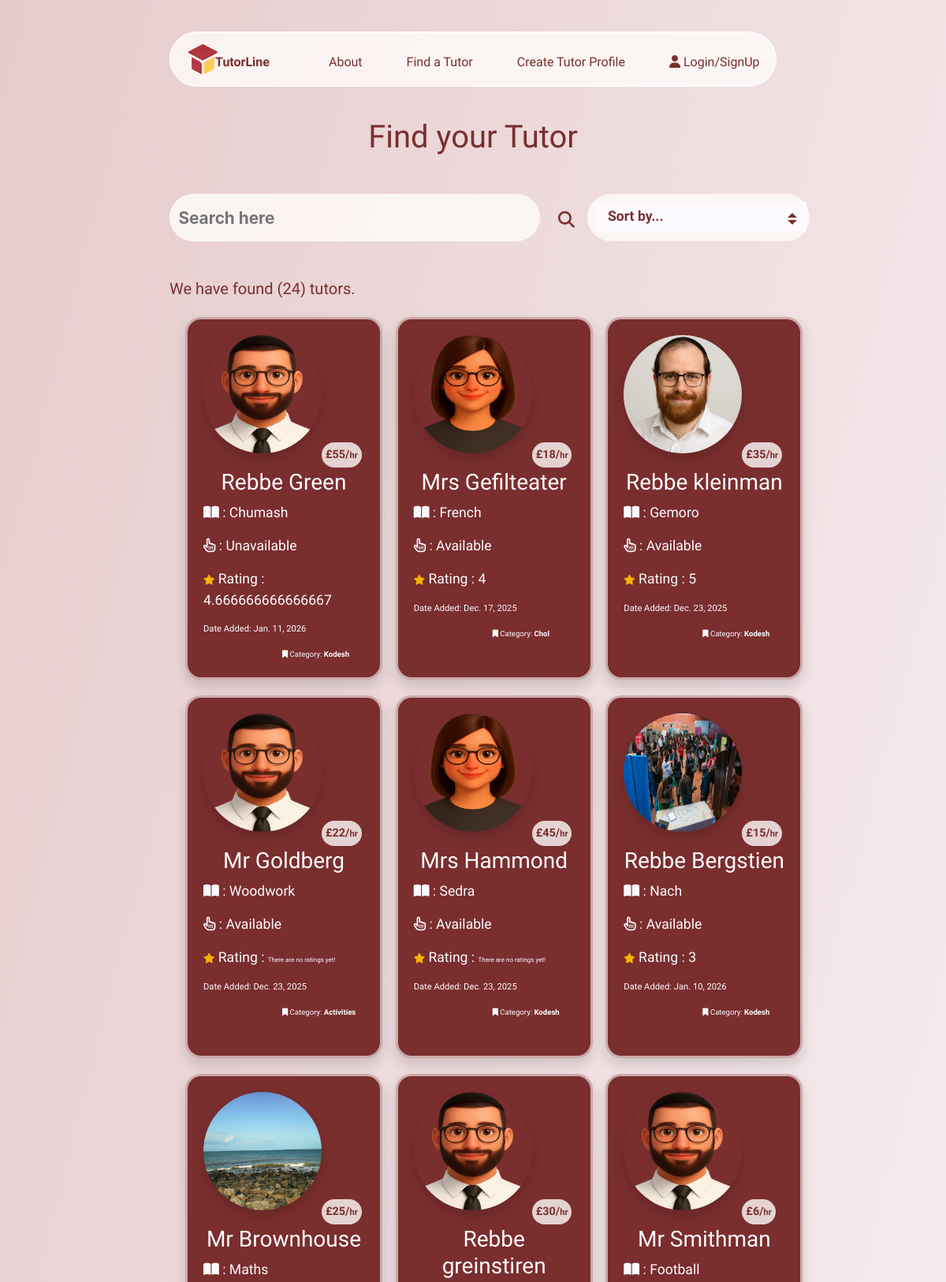
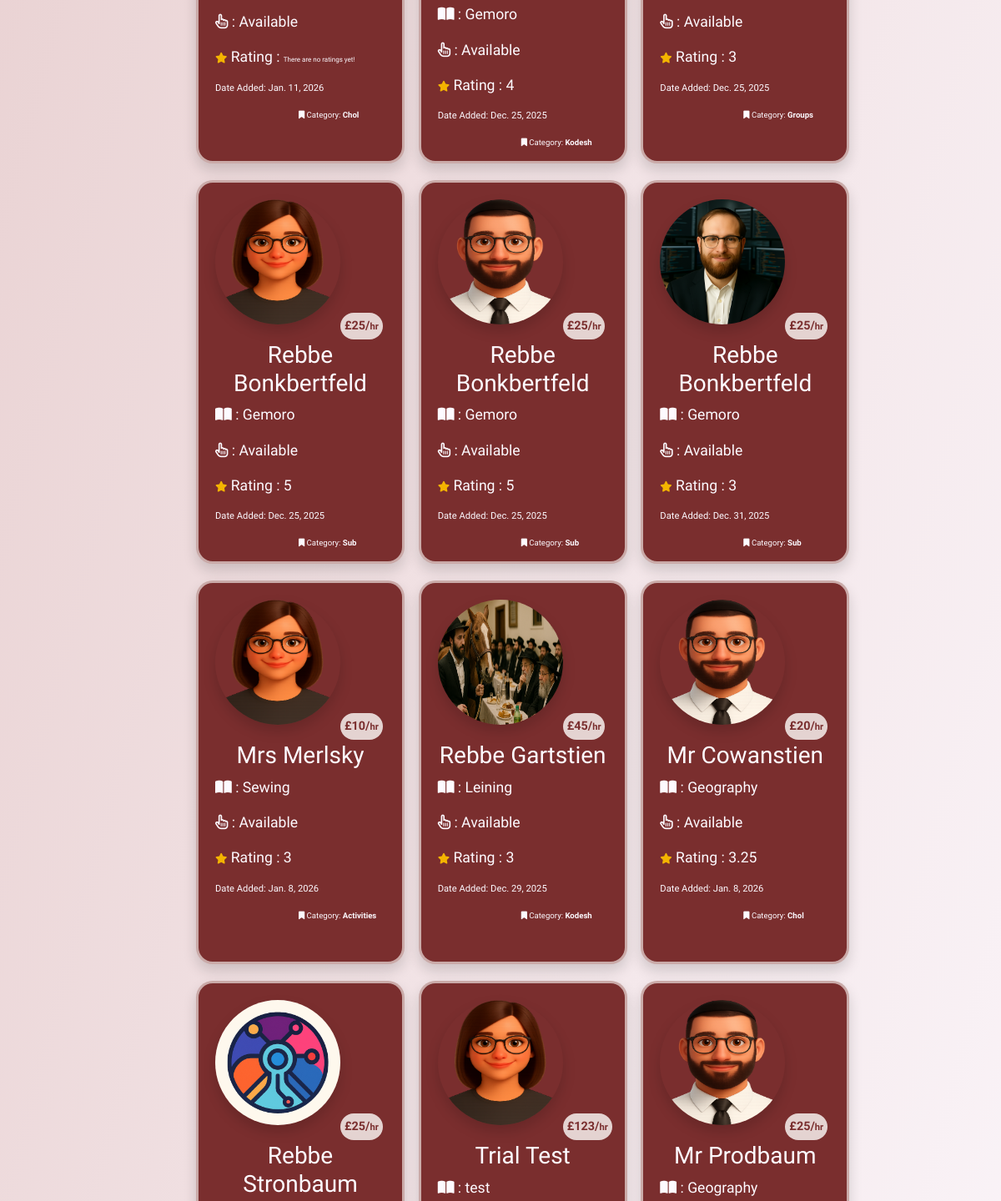
Page /tutors/ (upper part) on the earlier database version (2 pictures, top to bottom).
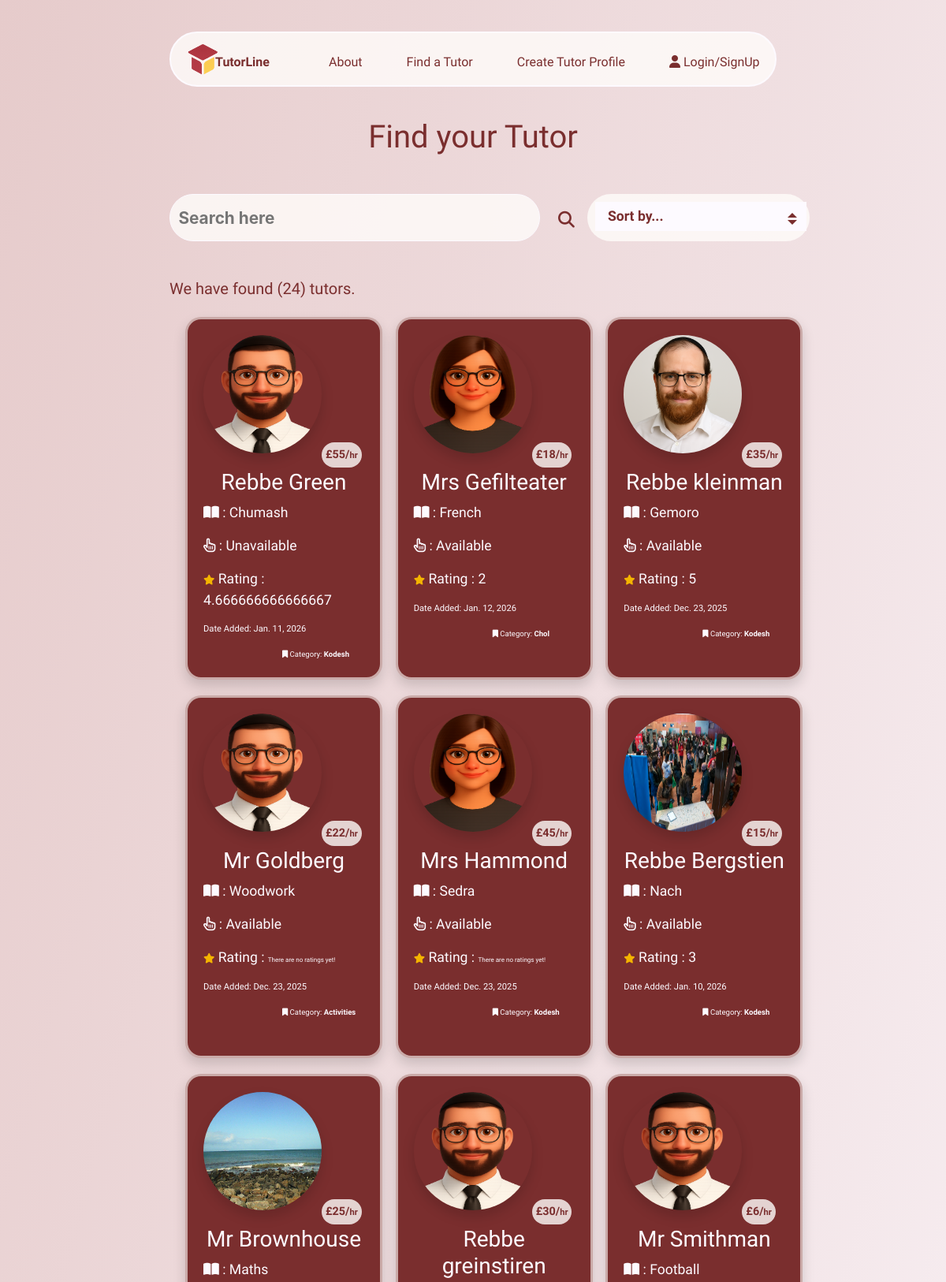
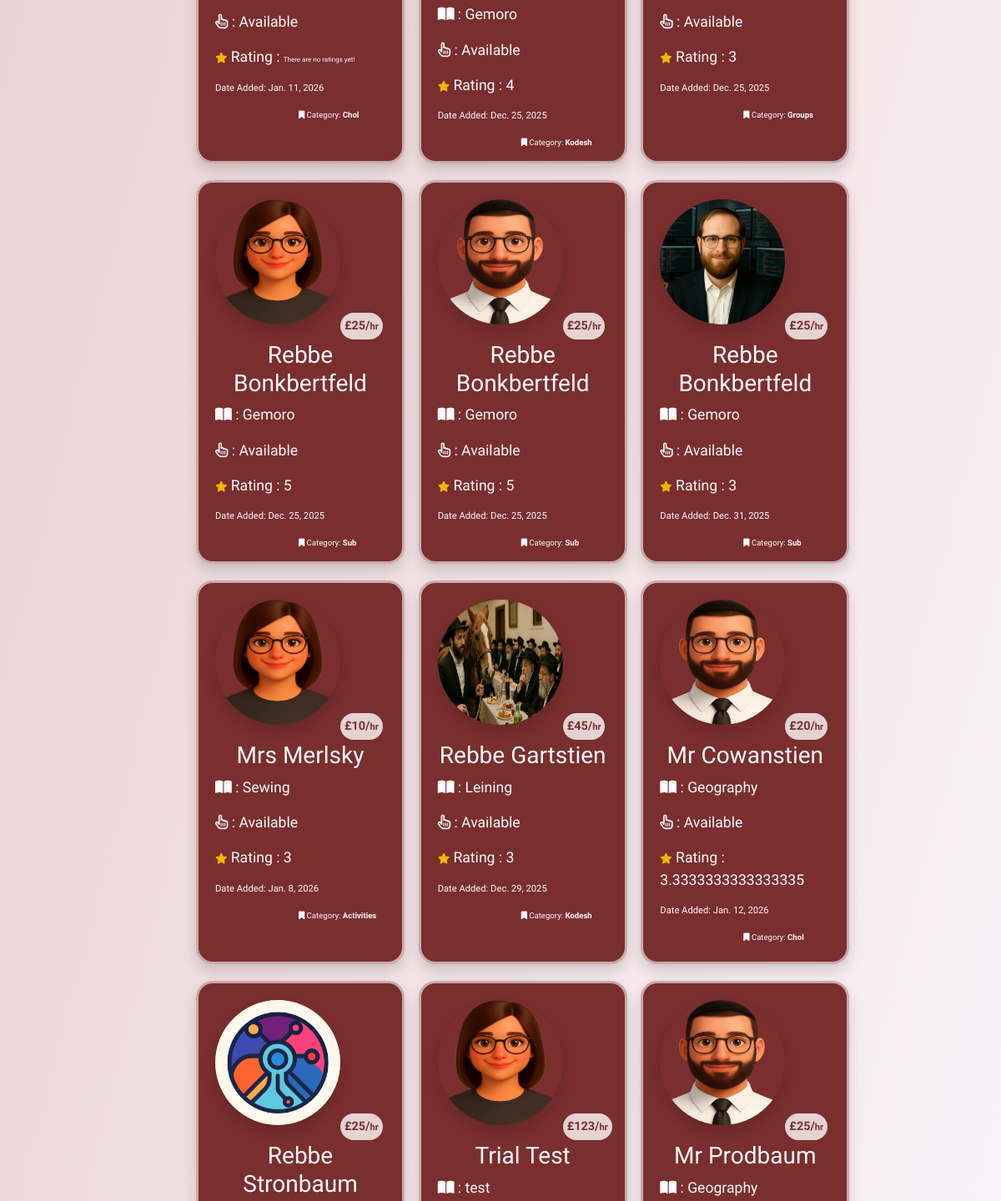
Same page on the later database version (2 pictures, top to bottom).
### tutors/models.py (models this page shows)
class Tutors(models.Model):
    class Meta:
        verbose_name_plural = "Tutors"
    name = models.CharField(max_length=254)
    location = models.ForeignKey('Location', null=True, blank=True,
                                 on_delete=models.SET_NULL)
    category = models.ForeignKey('Category', null=True, blank=True,
                                 on_delete=models.SET_NULL)
    date_added = models.DateField(auto_now=True)
    subject = models.CharField(max_length=254)
    price = models.IntegerField()
    active = models.BooleanField(default=True)
    description = models.TextField()
    email = models.EmailField()
    phone = models.CharField(max_length=14)
    rating = models.FloatField(default=0)
    image = models.ImageField(blank=True, null=True)
    is_male = models.BooleanField()
    color_1 = models.IntegerField(default=rand)
    color_2 = models.IntegerField(default=rand)
    color_3 = models.IntegerField(default=rand)
    def __str__(self):
        return self.name

class Category(models.Model):
    class Meta:
        verbose_name_plural = "Categories"
    name = models.CharField(max_length=254)
    def __str__(self):
        return self.name

### tutors/views.py (the view)
# urls.py: path('tutors/', include('tutors.urls')),
def tutors(request):
    tutors = Tutors.objects.all()
    query = None
    sort = request.GET.get('sort')
    if request.GET:
        if 'q' in request.GET:
            query = request.GET['q']
            queries = Q(name__icontains=query) | Q(subject__icontains=query) | Q(category__name__icontains=query) | Q(location__name__icontains=query)
            tutors = tutors.filter(queries)
    rating_none = tutors.filter(rating=0)
    print(rating_none)
    if sort == "price_low":
        tutors = tutors.order_by('price')
    elif sort == "price_high":
        tutors = tutors.order_by('-price')
    elif sort == "most_recent":
        tutors = tutors.order_by('-date_added')
    elif sort == "highest_rating":
        tutors = tutors.filter(rating__gt=0).order_by('-rating')
    context = {
                'tutors': tutors,
                'search': query,
                }
    return render(request, 'tutors/tutors.html', context)

### tutors/templates/tutors/tutors.html (shortened to what this page needs)
{% extends "base.html" %}
{% load static %}
{% block extracss%}
<link rel="stylesheet" href="{% static 'css/tutors.css' %}">
{% endblock %}
{% block content %}
    <h1>Find your Tutor</h1>
    <div class="container-fluid mt-5">
        <div class="row">
            <div class="col-1 col-md-2"></div>
            <div class="col-10 col-md-5">
                 <form action="{% url 'tutors' %}" method="GET">
                    <div class="search-bar">
                        <input type="text" class="search-input" name="q" placeholder="Search here">
                        <button class="btn" type="submit"><i class="fas fa-search"></i></button>
                    </div>
                 </form>
            </div>
            <div class="col-1 col-md-5">
                <form action="{% url 'tutors' %}" method="GET">
                    <div class="select-box">
                        <select name="sort" onchange="this.form.submit()">
                            <option value="">Sort by...</option>
                        </select>
                    </div>
                </form>
            </div>
        </div>
    </div>
    <section class="mt-5">
        <div class="container-fluid">
            <div class="row search-results">
                <div class="col-1 col-md-2"></div>
                <div class="col-11 col-md-4">
                    <h5>We have found ({{ tutors.count }}) tutor{% if tutors.count == 1 %}{% else %}s{% endif %}{% if search %}, for <strong>"{{ search }}"</strong>.{% else %}.
                        {% endif %}
                    </h5>
                </div>
                <div class="d-none d-md-block col-md-6"></div>
            </div>
            <div class="row mt-3">
                <div class="col-1 col-md-2"></div>
                <div class="col-10 col-md-8">
                    <div class="row">
                        {% for tutor in tutors %}
                        <div class="col-12 col-md-6 col-lg-4">
                            <a href="{% url 'tutor_details' tutor.id %}">
                                <div class="tutor-card shadow">
                                    {% if tutor.is_male == True %}
                                    {% if tutor.image %}
                                    <img src="{{ tutor.image.url }}" class="image shadow" alt="{{ tutor.name }}">
                                    {% else %}
                                    <img src="/media/placeholder_male2.png" class="image shadow" alt="{{ tutor.name }}">
                                    {% endif %}
                                    {% else %}
                                    <img src="/media/placeholder_female.png" class="image shadow" alt="{{ tutor.name }}">
                                    {% endif %}
                                    <p class="price-stamp">£{{ tutor.price }}/<span class="per-hr">hr</span></p>
                                    <div class="details">
                                        <h3>{{ tutor.name }}</h3>
                                        <p><i class="fa-solid fa-book-open"></i> : {{ tutor.subject }}</p>
                                        <p>
                                            <i class="fa-regular fa-hand-pointer"></i>
                                             : {% if tutor.active == True %}Available{% else %}Unavailable{% endif %}
                                        </p>
                                        <p>
                                            <i class="fa-solid fa-star stars"></i> Rating : {% if tutor.rating == 0 %} <span class="no-rating">There are no ratings yet!</span>{% else %}{{ tutor.rating }}{% endif %}
                                        </p>
                                        <p class="date-tag">Date Added: {{ tutor.date_added }}</p>
                                        <p class="category-tag"><i class="fa-solid fa-bookmark"></i> Category: <strong>{{ tutor.category }}</strong></p>
                                    </div>
                                </div>
                            </a>
                        </div>
                        {% endfor %}
                    </div>
                </div>
                <div class="col-1 col-md-2"></div>
            </div>
        </div>
    </section>
{% endblock %}

### templates/base.html (shortened to what this page needs)
{% load static %}
<!doctype html>
<html lang="en">
  <head>
    {% block corecss %}
        <link rel="stylesheet" href="{% static 'css/base.css' %}">
        <link rel="stylesheet" href="{% static 'css/mobile-base.css' %}">
        <link rel="stylesheet" href="{% static 'css/buttons.css' %}">
        <link rel="stylesheet" href="https://cdnjs.cloudflare.com/ajax/libs/font-awesome/6.6.0/css/all.min.css">
        <link rel="stylesheet" href="https://cdnjs.cloudflare.com/ajax/libs/font-awesome/6.6.0/css/all.min.css">
        <link rel="stylesheet" href="https://cdn.jsdelivr.net/npm/bootstrap@4.6.2/dist/css/bootstrap.min.css">
    {% endblock %}
    {% block extracss%}
    {% endblock %}
  </head>
  <body>
    <header>
      <div class="container-fluid">
        <div class="row above-nav"></div>
        <div class="row">
          <div class="col-1 col-lg-2"></div>
          <div class="col-10 col-lg-8" id="nav">
            <ul class="d-none d-md-block nav nav-desktop">
              <li><a href="{% url 'home' %}">
                <img src="/media/logo.png" alt="logo" class="logo"><span class="logo-txt">TutorLine</span>
              </a></li>
              <span class="nav-options">
                <li class="nav-select"><a href="{% url 'about' %}">About</a></li>
                <li class="nav-select"><a href="{% url 'tutors' %}">Find a Tutor</a></li>
                <li class="nav-select"><a href="{% url 'create_tutor' %}">Create Tutor Profile</a></li>
                <li class="sign-in nav-select">
                  {% if request.user.is_authenticated %}
                  <p><strong>Hi!</strong> {{ user.username }}</p>
                  <div id="sign-in-dropdown">
                    {% if user.is_authenticated and user.is_superuser %}
                      <p class="nav-select"><a href="/admin/">Admin</a></p>
                    {% endif %}
                   <button class="nav-select btn logout-btn" onclick="revealLogout()">Logout</button>
                  </div>
                  {% else %}
                  <i class="fa-solid fa-user"></i>
                   <a href="{% url 'account_login' %}">Login/SignUp</a>
                  {% endif %}
                </li>
              </span>
            </ul>
          </div>
          <div class="col-1 col-lg-2"></div>
        </div>
      </div>
    </header>
    {% block content %}
    {% endblock %}
  </body>
</html>

### static/css/base.css (style rules this page uses)
:root { --light-clr:#fdfaff; --opaque:rgba(122, 46, 46, 0.8); --comp-opaque:rgba(122, 46, 46, 0); --drk-clr:#7a2e2e; --ylw-clr:#F4B400; --ylw-opaque:rgba(244, 180, 0, 0.6); --light-opaque:rgba(255, 253, 250, 0.8); --light-opaque-1:rgba(255, 253, 250, 0.6); --light-opaque-2:rgba(255, 253, 250, 0.4); --main-font:"Schibsted Grotesk", sans-serif; }
a { text-decoration: none !important; color: inherit !important; outline: none !important; text-underline-offset: 10px; }
html body { background-image: linear-gradient(to bottom right, #e6cbcb, var(--light-clr)); }
.above-nav { margin-top:10px; height:30px; position:relative; z-index: 4; }
.nav-desktop { height:70px; }
.nav { color:var(--drk-clr); background-color:var(--light-opaque); padding-top:18px; border-radius: 9999px; border:solid 2px var(--light-clr); position: relative; z-index: 4; font-family:var(--main-font); }
.logo { width:40px; height:40px; position:relative; bottom:5px; left:20px; z-index: 4; }
.logo-txt { font-weight: 800; position:relative; top:0; left:16px; }
.nav-options { list-style: none; display:flex; gap:3.5rem; }
.nav-options { position: relative; left:200px; bottom:33px; color:var(--drk-clr) }

### static/css/tutors.css (style rules this page uses)
h1 { text-align: center; font-family: var(--main-font); color:var(--drk-clr); margin-top: 40px; }
.search-bar { height:50px; width:100%; color:var(--drk-clr); font-weight: bold; font-size: 1.3rem; }
.search-bar .btn { color:var(--drk-clr); font-weight: bold; font-size: 1.3rem; position: relative; left:480px; bottom:60px; }
.search-input { border:solid 1px var(--light-clr); color:var(--drk-clr); font-weight: bold; border-radius: 40px; height: 60px; width:100%; display: block; margin-bottom: 0.5em; outline: none; box-shadow: none; padding: 0.5em; background-color: var(--light-opaque); }
.search-results { color:var(--drk-clr); font-family: var(--main-font); }
.select-box { display: inline-block; position: relative; margin-left: 30px; width:60%; vertical-align: middle; background-color: var(--light-opaque); border-radius: 40px; height:60px; }
.select-box select { margin-top: 10px; margin-left: 10px; width:95%; appearance: none; background-color: var(--light-clr); border:solid 1px var(--light-clr); padding-left: 15px; padding-right: 20px; font-size: 1.1rem; font-family: var(--main-font); font-weight: bold; line-height: 2; color: var(--drk-clr); cursor: pointer; }
.select-box::before, .select-box::after { --size: 0.3rem; position: absolute; content: ""; right: 1rem; pointer-events: none; }
.select-box::before { border-left: 6px solid transparent; border-right: 6px solid transparent; border-bottom: 6px solid var(--drk-clr); top: 40%; }
.select-box::after { border-left: 6px solid transparent; border-right: 6px solid transparent; border-top: 6px solid var(--drk-clr); top: 55%; }
.tutor-card { width:250px; height:460px; position: relative; z-index: 20; left:20px; background-color: var(--drk-clr); font-family: var(--main-font); padding:20px; border:solid 3px var(--light-opaque-1); border-radius: 20px; color:var(--light-clr); cursor: pointer; margin-bottom:20px; }
.image { display: flex; justify-content:center; width:150px; height:150px; border-radius: 50%; position: relative; }
.price-stamp { position:absolute; bottom:250px; left:170px; z-index: 10; padding:5px; font-size: 0.9rem; border-radius: 20px; font-weight: 700; background-color: var(--light-opaque); color:var(--drk-clr); }
.per-hr { font-size: 0.7rem; }
.details { position: relative; top:20px; }
h3 { text-align: center; }
p { font-size: 1.1rem; }
.date-tag { font-size: 0.7rem; }
.no-rating { font-size: 0.5rem; }
.stars { font-size: 0.8rem; color:var(--ylw-clr); }
.category-tag { font-size: 0.6rem; position: relative; left:100px; }

Differences in the rows shown:
changed Tutors "Mrs Gefilteater": rating "4" → "2"; date_added "Dec. 17, 2025" → "Jan. 12, 2026"
changed Tutors "Mr Cowanstien": rating "3.25" → "3.3333333333333335"; date_added "Jan. 8, 2026" → "Jan. 12, 2026"
